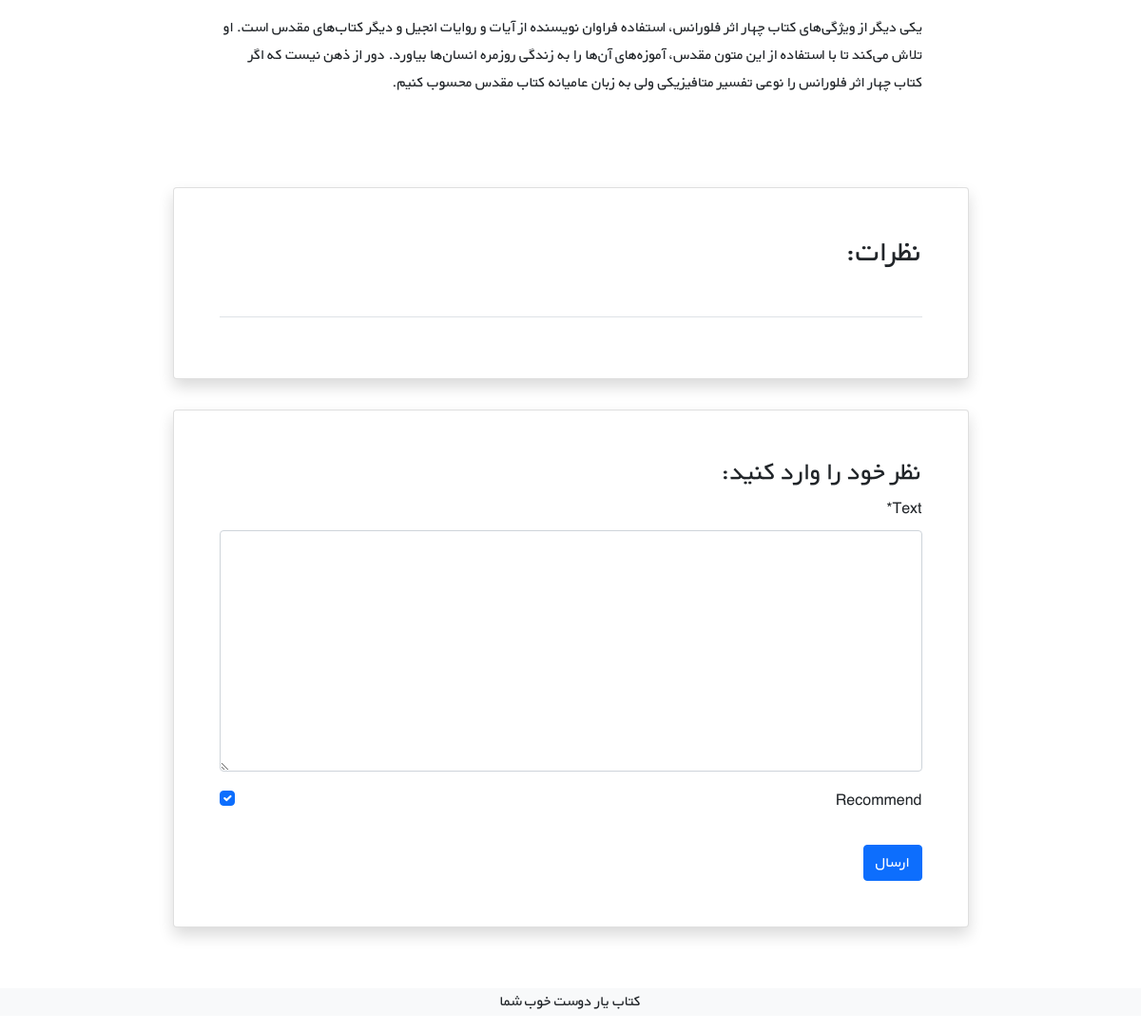
/books/8/ (signed in, lower part), run on an earlier commit of the app's database.
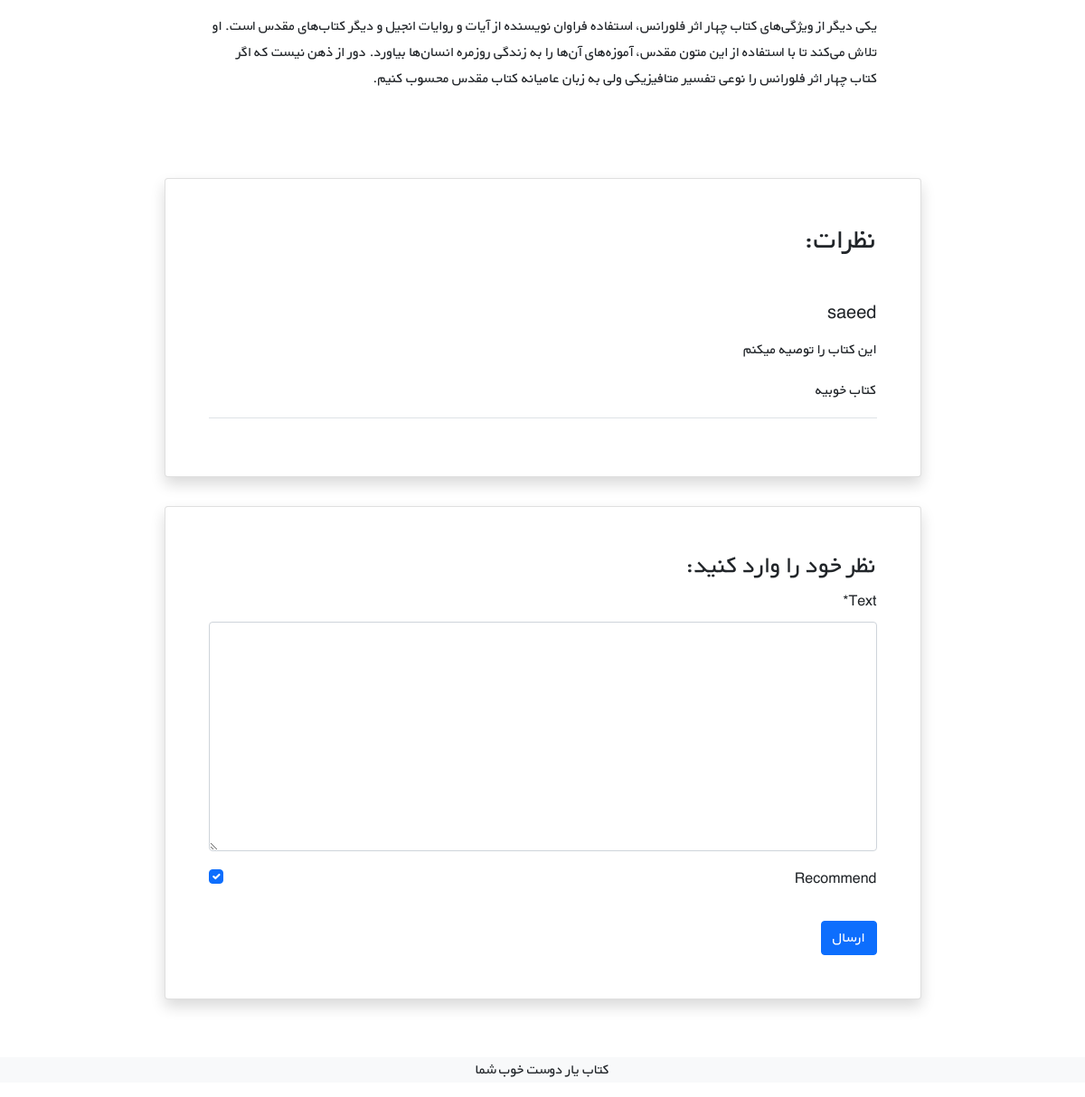
And on a later commit of the database.
### books/models.py (models this page shows, shortened)
class Comment(models.Model):
    text = models.TextField()
    user = models.ForeignKey(get_user_model(), on_delete=models.CASCADE)
    book = models.ForeignKey(Book, on_delete=models.CASCADE, related_name="comments")
    is_active = models.BooleanField(default=True)
    recommend = models.BooleanField(default=True)
    datetime_created_at = models.DateTimeField(auto_now_add=True)

### accounts/models.py (models this page shows)
class CustomUser(AbstractUser):
    age = models.PositiveIntegerField(null=True, blank=True)

### books/views.py (the view)
# urls.py: path('<int:pk>/', views.book_detail_view, name='book_detail'),
@login_required
def book_detail_view(request, pk):
    book = get_object_or_404(Book, pk=pk)
    book_comments = book.comments.all()
    if request.method == 'POST':
        comment_form = CommentForm(request.POST)
        if comment_form.is_valid():
            new_comment = comment_form.save(commit=False)
            new_comment.book = book
            new_comment.user = request.user
            new_comment.save()
            comment_form = CommentForm()
    else:
        comment_form = CommentForm
    return render(request, 'books/book_detail.html', {
        'book': book,
        'comments': book_comments,
        'comment_form': comment_form,
    })

### books/templates/books/book_detail.html (shortened to what this page needs)
{% extends '_base.html' %}
{% load crispy_forms_tags %}
{% block content %}
    <div class="container mt-5" dir="rtl">
        <div class="">
            <div class="">
                <div class="d-flex justify-content-center">
                    <div class="my-3 p-5 w-sm-75 w-100">
                        {{ book.content|linebreaks }}
                    </div>
                </div>
                <div class="d-flex justify-content-center">
                    <div class="card shadow my-3 p-5 w-sm-75 w-100">
                        <h2 class="mb-5">نظرات:</h2>
                        <div class="border-bottom mb-3">
                            {% for comment in comments %}
                                {% if comment.is_active %}
                                    <h5 class="mb-3">{{ comment.user.username }}</h5>
                                    {% if comment.recommend %}
                                        <p>این کتاب را توصیه میکنم</p>
                                    {% else %}
                                        <p>این کتاب را توصیه نمیکنم</p>
                                    {% endif %}
                                    <p>{{ comment.text|linebreaks }}</p>
                                {% endif %}
                            {% endfor %}
                        </div>
                    </div>
                </div>
                <div class="d-flex justify-content-center">
                    <div class="card shadow my-3 p-5 w-sm-75 w-100">
                        <h3>نظر خود را وارد کنید:</h3>
                        <form method="POST">
                            {{ comment_form|crispy }}
                            <button type="submit" class="btn btn-primary mt-3">ارسال</button>
                        </form>
                    </div>
                </div>
            </div>
        </div>
    </div>
{% endblock %}

What changed in the data, as far as the page shows it:
added Comment: user.username "saeed", recommend "این کتاب را توصیه میکنم", text "کتاب خوبیه"
